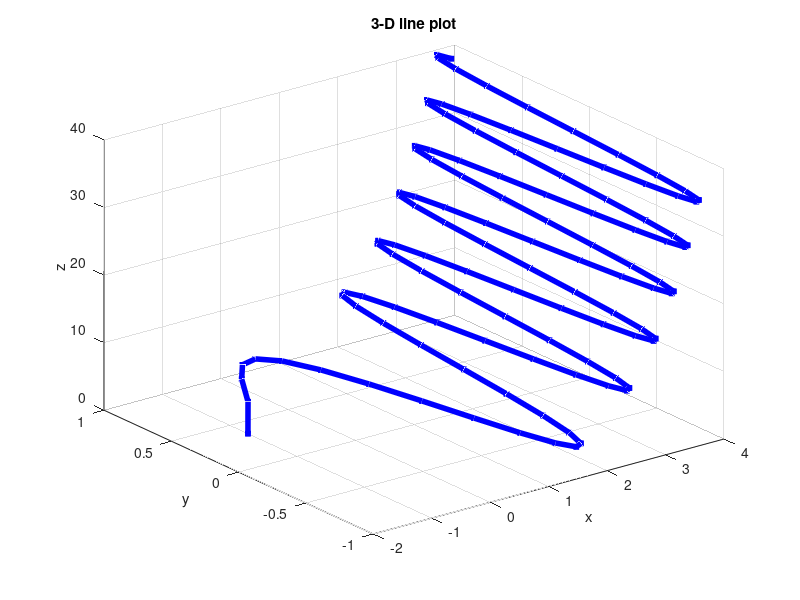

The MATLAB script that drew this image:
z = 0:5.23/15:40;
x = log(z);
y = sin(z);
plot3(x,y,z,'-b+','LineWidth',4,'MarkerSize',4);
grid on
xlabel('x');
ylabel('y');
zlabel('z');
title('3-D line plot');